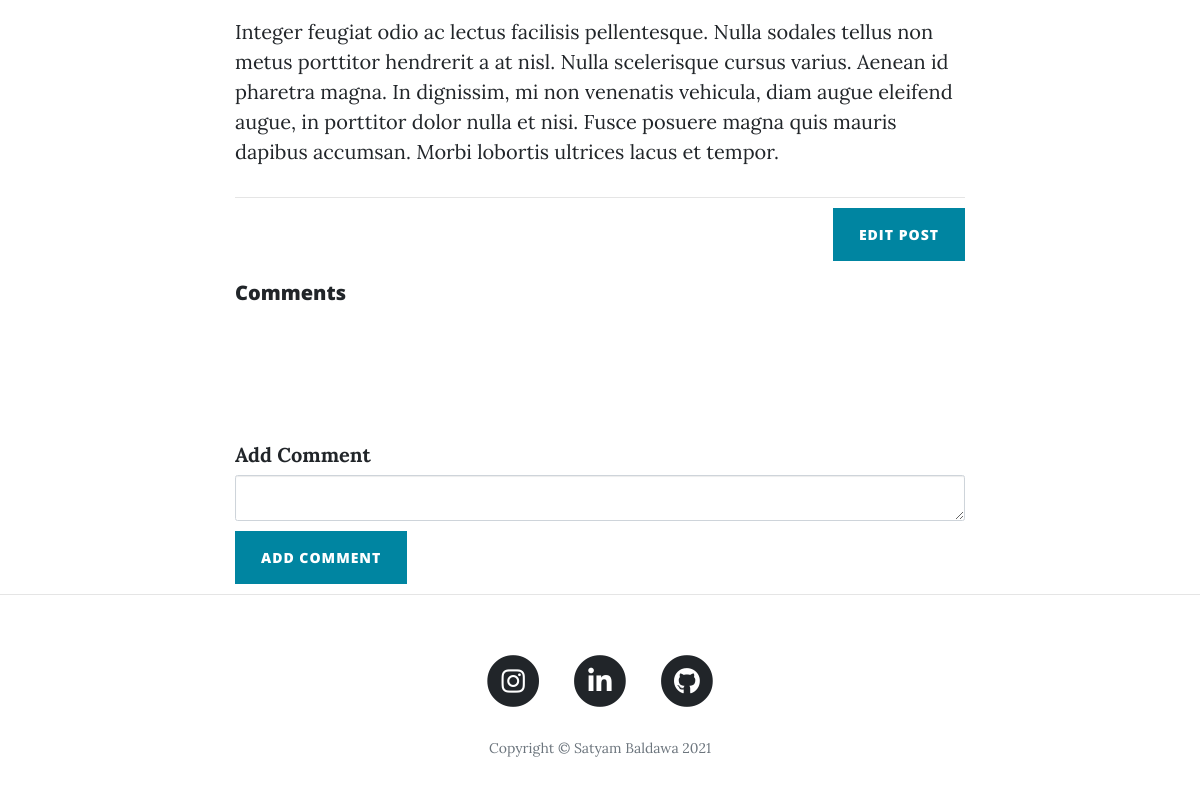
The page /post/3 (signed in, lower part) on the database as committed earlier.
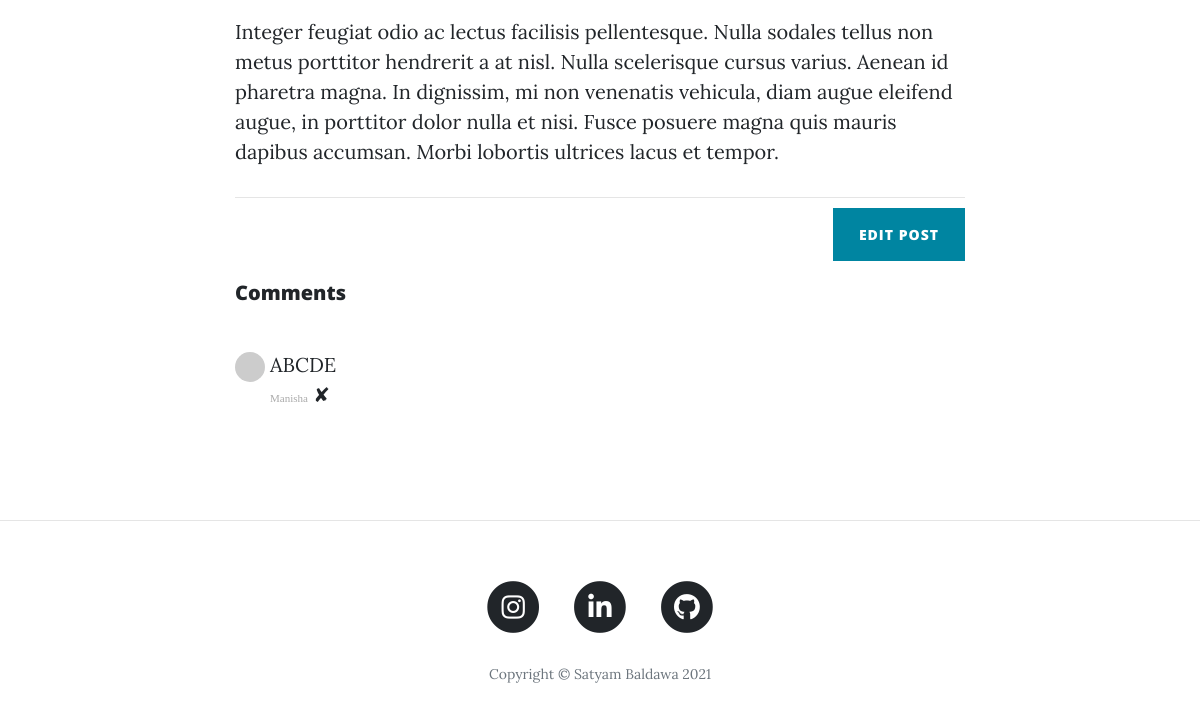
The same page on the database as committed later.
### main.py (models this page shows, shortened)
class BlogPost(db.Model):
    __tablename__ = "blog_posts"
    id = db.Column(db.Integer, primary_key=True)
    author_id = db.Column(db.Integer, db.ForeignKey("users.id"))
    author = relationship("User", back_populates="posts")
    title = db.Column(db.String(250), unique=True, nullable=False)
    subtitle = db.Column(db.String(250), nullable=False)
    date = db.Column(db.String(250), nullable=False)
    body = db.Column(db.Text, nullable=False)
    img_url = db.Column(db.String(250), nullable=False)
    comments = relationship("Comment", back_populates="parent_post")

class Comment(db.Model):
    id = db.Column(db.Integer, primary_key=True)
    text = db.Column(db.Text, nullable=False)
    author_id = db.Column(db.Integer, db.ForeignKey("users.id"))
    comment_author = relationship("User", back_populates="comments")
    post_id = db.Column(db.Integer, db.ForeignKey("blog_posts.id"))
    parent_post = relationship("BlogPost", back_populates="comments")

class User(UserMixin, db.Model):
    __tablename__ = "users"
    id = db.Column(db.Integer, primary_key=True)
    email = db.Column(db.String(100), unique=True)
    password = db.Column(db.String(100))
    name = db.Column(db.String(1000))
    posts = relationship("BlogPost", back_populates="author")
    comments = relationship("Comment", back_populates="comment_author")

### main.py (the view, shortened to what this page needs)
@app.route("/post/<int:post_id>", methods=["GET", "POST"])
def show_post(post_id):
    show_commentbar = True
    requested_post = BlogPost.query.get(post_id)
    postcomment = Comment.query.filter_by(post_id=post_id).all()
    a = [str(post.comment_author.id) for post in postcomment]
    if current_user.get_id() in a:
        show_commentbar = False
    commentform = CommentForm()
    return render_template("post.html", post=requested_post, comment=commentform, postcomment=postcomment,
                           show_commentbar=show_commentbar)

### forms.py
class CommentForm(FlaskForm):
    comment = CKEditorField("Add Comment", validators=[DataRequired()])
    submit = SubmitField("Add comment")

### main.py (called while the page is built)
@login_manager.user_loader
def load_user(user_id):
    return User.query.get(user_id)

### templates/post.html (shortened to what this page needs)
{% extends 'bootstrap/base.html' %}
{% import "bootstrap/wtf.html" as wtf %}
{% block content %}
{% include "header.html" %}
<article>
    <div class="container">
        <div class="row">
            <div class="col-lg-8 col-md-10 mx-auto">
                {{ post.body|safe }}
                <hr>
                {% if current_user.id == post.author.id: %}
                <div class="clearfix">
                    <a class="btn btn-primary float-right" href="{{url_for('edit_post', post_id=post.id)}}">Edit
                        Post</a>
                </div>
                {% endif %}
            </div>
            <div class="col-lg-8 col-md-10 mx-auto comment">
                <h2><b>Comments</b></h2> <br>
                <ul class="commentList">
                    {%for posts in postcomment:%}
                    <li>
                        <div class="commenterImage">
                            <img src="{{ posts.comment_author.email | gravatar }}"/>
                        </div>
                        <div class="commentText">
                            <p>{{ posts.text|safe }}</p>
                            <span class="date sub-text">{{ posts.comment_author.name }}</span>
                            {% if current_user.id == post.author.id or current_user.id == 1: %}
                            <a href="{{url_for('delete_comment', comment_id=posts.id, post_id = post.id) }}">✘</a>
                            {% endif %}
                        </div>
                    </li>
                    {% endfor %}
                </ul>
                <br><br><br>
                <div>
                    {% if current_user.is_authenticated and show_commentbar: %}
                    {{ wtf.quick_form(comment, novalidate=True, button_map={"submit": "primary"}) }}
                    {% endif %}
                </div>
            </div>
        </div>
    </div>
</article>
<hr>
{% include "footer.html" %}
{% endblock %}

### templates/header.html (shortened to what this page needs)
<!DOCTYPE html>
<html lang="en">
<head>
    <link href="{{ url_for('static', filename='vendor/bootstrap/css/bootstrap.min.css') }}" rel="stylesheet">
    <link href="{{ url_for('static', filename='vendor/fontawesome-free/css/all.min.css')}}" rel="stylesheet"
          type="text/css">
    <link href="{{ url_for('static', filename='css/clean-blog.min.css')}}" rel="stylesheet">
</head>
<body>

### templates/footer.html (shortened to what this page needs)
<footer>
    <div class="container">
        <div class="row">
            <div class="col-lg-8 col-md-10 mx-auto">
                <ul class="list-inline text-center">
                    <li class="list-inline-item">
                        <a href="https://www.instagram.com/satyam_baldawa/">
                <span class="fa-stack fa-lg">
                  <i class="fas fa-circle fa-stack-2x"></i>
                  <i class="fab fa-instagram fa-stack-1x fa-inverse"></i>
                </span>
                        </a>
                    </li>
                    <li class="list-inline-item">
                        <a href="https://www.linkedin.com/in/satyam-baldawa-1a3478193/">
                <span class="fa-stack fa-lg">
                  <i class="fas fa-circle fa-stack-2x"></i>
                  <i class="fab fa-linkedin-in fa-stack-1x fa-inverse"></i>
                </span>
                        </a>
                    </li>
                    <li class="list-inline-item">
                        <a href="http://satyambaldawawebtech.me/satyambaldawa_portfolio/">
                <span class="fa-stack fa-lg">
                  <i class="fas fa-circle fa-stack-2x"></i>
                  <i class="fab fa-github fa-stack-1x fa-inverse"></i>
                </span>
                        </a>
                    </li>
                </ul>
                <p class="copyright text-muted">Copyright &copy; Satyam Baldawa 2021</p>
            </div>
        </div>
    </div>
</footer>
</body>
</html>

Rows that differ between the two databases and show on the page:
added Comment: text "ABCDE", comment_author.name "Manisha"
Other text that changed with them:
form field submit: "Add comment" → (not shown)
text no longer shown: "Add Comment"
